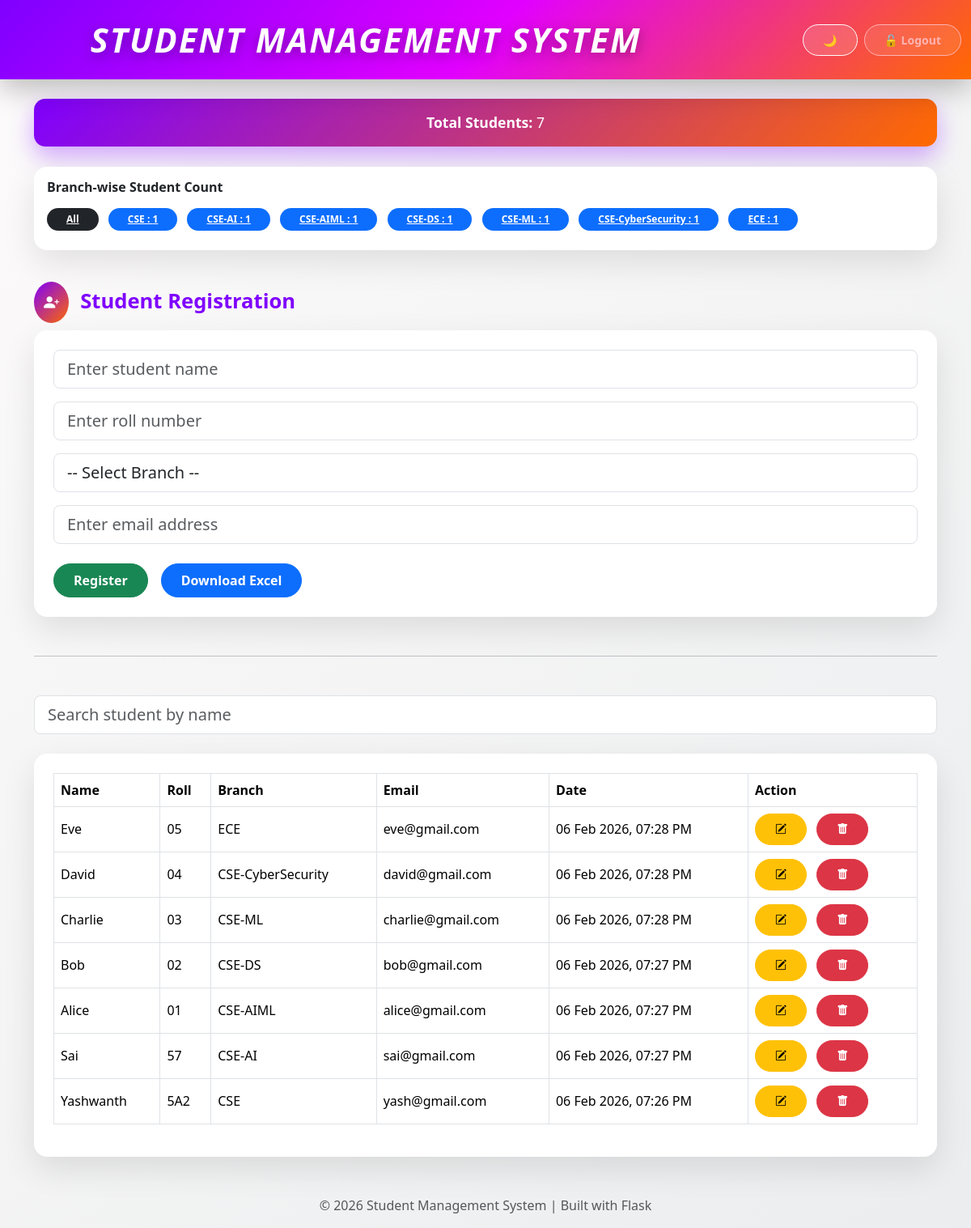
The page / (signed in) on the database as committed earlier.
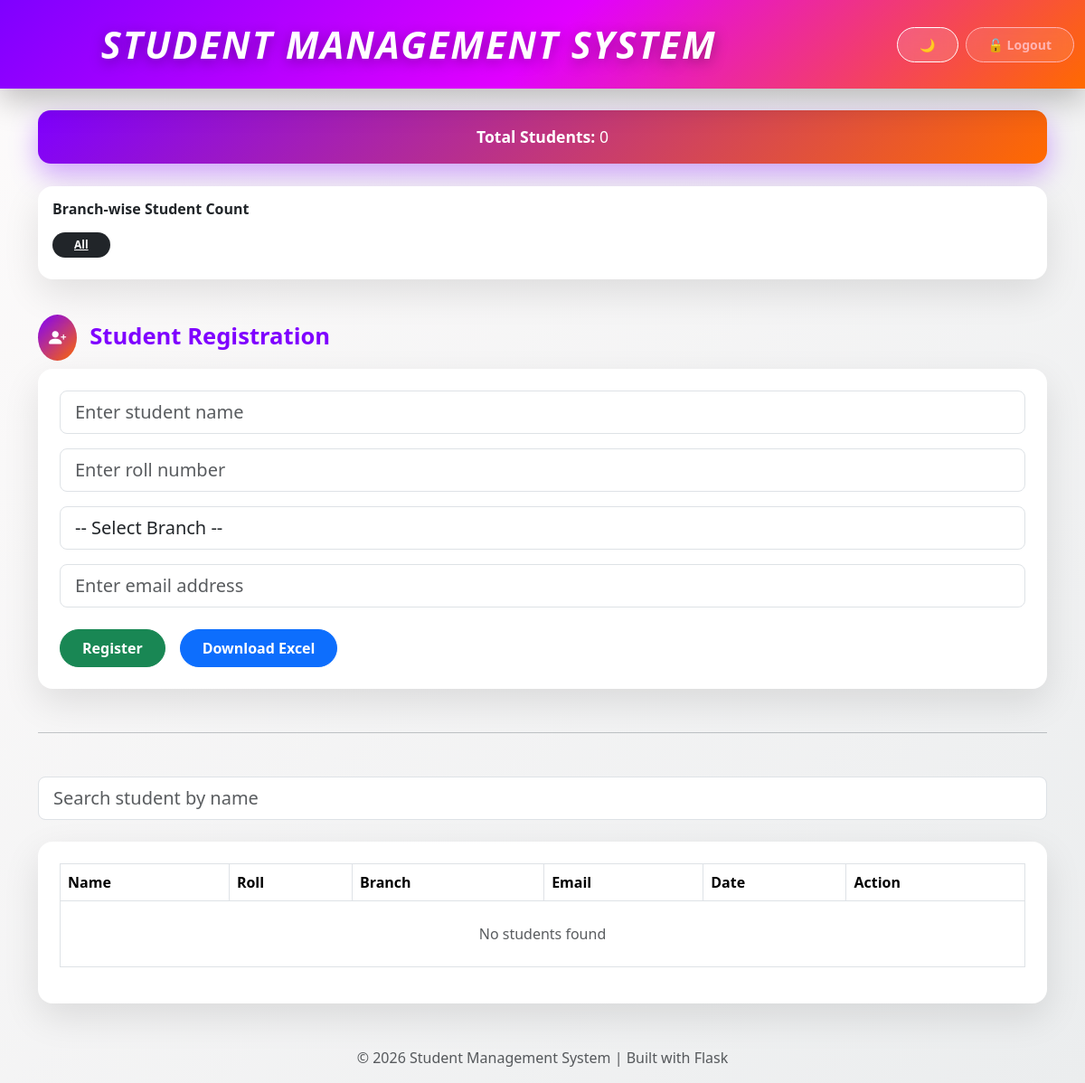
The same page on the database as committed later.
### app.py (models this page shows)
class Student(db.Model):
    id = db.Column(db.Integer, primary_key=True)
    name = db.Column(db.String(100), nullable=False)
    roll = db.Column(db.String(50), unique=True, nullable=False)
    branch = db.Column(db.String(100), nullable=False)
    email = db.Column(db.String(100), unique=True, nullable=False)
    created_at = db.Column(db.DateTime, default=datetime.now)

### app.py (the view, shortened to what this page needs)
@app.route("/", methods=["GET", "POST"])
def index():
    if not session.get("logged_in"):
        return redirect(url_for("login"))
    search = request.args.get("search")
    selected_branch = request.args.get("branch")
    query = Student.query
    if search:
        query = query.filter(Student.name.ilike(f"%{search}%"))
    if selected_branch:
        query = query.filter_by(branch=selected_branch)
    students = query.order_by(Student.created_at.desc()).all()
    all_students = Student.query.all()
    branch_counts = {}
    for s in all_students:
        branch_counts[s.branch] = branch_counts.get(s.branch, 0) + 1
    return render_template(
        "index.html",
        students=students,
        branch_counts=branch_counts,
        selected_branch=selected_branch
    )

### templates/index.html (shortened to what this page needs)
{% extends "base.html" %}
{% block content %}
<div class="stats-card text-center">
  <strong>Total Students:</strong> {{ students|length }}
</div>
<div class="card mb-5">
  <div class="card-body">
    <h6 class="fw-bold mb-3">Branch-wise Student Count</h6>
    <a href="{{ url_for('index') }}"
       class="badge rounded-pill me-2 mb-2 px-4 py-2
       {% if not selected_branch %} bg-dark {% else %} bg-secondary {% endif %}">
      All
    </a>
    {% for branch, count in branch_counts.items() %}
      <a href="{{ url_for('index', branch=branch) }}"
         class="badge rounded-pill me-2 mb-2 px-4 py-2
         {% if selected_branch == branch %} bg-success {% else %} bg-primary {% endif %}">
        {{ branch }} : {{ count }}
      </a>
    {% endfor %}
  </div>
</div>
<h3 class="section-title">
  <span class="icon-box">
    <i class="bi bi-person-plus-fill"></i>
  </span>
  Student Registration
</h3>
<div class="card mb-5">
  <div class="card-body p-4">
    <form method="POST">
      <div class="mb-3">
        <input class="form-control form-control-lg"
               name="name"
               placeholder="Enter student name"
               required autofocus>
      </div>
      <div class="mb-3">
        <input class="form-control form-control-lg"
               name="roll"
               placeholder="Enter roll number"
               required>
      </div>
      <div class="mb-3">
        <select class="form-control form-control-lg" name="branch" required>
          <option value="">-- Select Branch --</option>
        </select>
      </div>
      <div class="mb-4">
        <input class="form-control form-control-lg"
               name="email"
               type="email"
               placeholder="Enter email address"
               required>
      </div>
      <div class="d-flex flex-wrap gap-3">
        <button id="registerBtn"
                class="btn btn-success"
                onclick="showLoading(this)">
          Register
        </button>
        <a href="/download" class="btn btn-primary">
          Download Excel
        </a>
      </div>
    </form>
  </div>
</div>
<hr class="my-5">
<form method="GET" class="mb-4">
  <input class="form-control form-control-lg"
         name="search"
         placeholder="Search student by name">
</form>
<div class="card">
  <div class="card-body p-4">
    <div class="table-responsive">
      <table class="table table-bordered align-middle">
        <thead>
          <tr>
            <th>Name</th>
            <th>Roll</th>
            <th>Branch</th>
            <th>Email</th>
            <th>Date</th>
            <th>Action</th>
          </tr>
        </thead>
        <tbody>
        {% if students|length == 0 %}
          <tr>
            <td colspan="6" class="text-center text-muted py-4">
              No students found
            </td>
          </tr>
        {% else %}
          {% for s in students %}
          <tr>
            <td>{{ s.name }}</td>
            <td>{{ s.roll }}</td>
            <td>{{ s.branch }}</td>
            <td>{{ s.email }}</td>
            <td>{{ s.created_at.strftime("%d %b %Y, %I:%M %p") }}</td>
            <td>
              <a href="/edit/{{ s.id }}"
                 class="btn btn-warning btn-sm me-2">
                <i class="bi bi-pencil-square"></i>
              </a>
              <a href="/delete/{{ s.id }}"
                 onclick="return confirm('Are you sure you want to delete this student?')"
                 class="btn btn-danger btn-sm">
                <i class="bi bi-trash-fill"></i>
              </a>
            </td>
          </tr>
          {% endfor %}
        {% endif %}
        </tbody>
      </table>
    </div>
  </div>
</div>
{% endblock %}

### templates/base.html (shortened to what this page needs)
<!DOCTYPE html>
<html>
<head>
    <link href="https://cdn.jsdelivr.net/npm/bootstrap@5.3.2/dist/css/bootstrap.min.css" rel="stylesheet">
    <link rel="stylesheet" href="https://cdn.jsdelivr.net/npm/bootstrap-icons@1.11.1/font/bootstrap-icons.css">
    <link rel="stylesheet" href="{{ url_for('static', filename='style.css') }}">
</head>
<body class="main-bg">
<nav class="navbar navbar-expand-lg mb-4 main-navbar">
  <div class="container-fluid align-items-center">
    <div class="header-title mx-auto">
      Student Management System
    </div>
    <div class="d-flex gap-2 ms-auto">
      <button
        class="btn btn-sm theme-btn"
        onclick="toggleDarkMode()"
        aria-label="Toggle dark mode"
        title="Toggle Dark / Light Mode">
        🌙
      </button>
      <button
        class="btn btn-sm logout-btn"
        onclick="confirmLogout()"
        aria-label="Logout"
        title="Logout">
        🔓 Logout
      </button>
    </div>
  </div>
</nav>
<div class="container mt-4">
{% block content %}{% endblock %}
</div>
<footer class="text-center text-muted mt-5 mb-3">
  © 2026 Student Management System | Built with Flask
</footer>
</body>
</html>

### static/style.css (style rules this page uses)
html, body { min-height: 100%; font-family: "Segoe UI", "Poppins", sans-serif; }
body { background: linear-gradient(135deg, #fdfbfb, #ebedee); color: #1f2937; transition: all 0.3s ease; }
.main-navbar { background: linear-gradient( 135deg, #7f00ff, #e100ff, #ff6a00 ); padding: 18px 0; box-shadow: 0 12px 35px rgba(0,0,0,0.25); }
.header-title { font-size: 2.6rem; font-weight: 800; font-style: italic; letter-spacing: 2px; color: #ffffff; text-transform: uppercase; text-align: center; text-shadow: 0 4px 15px rgba(0,0,0,0.35); }
.theme-btn, .logout-btn { border-radius: 30px; padding: 6px 18px; font-weight: 600; backdrop-filter: blur(8px); }
.theme-btn { border: 1px solid #ffffff; color: #ffffff; background: rgba(255,255,255,0.15); }
.logout-btn { border: 1px solid #ffb4b4; color: #ffb4b4; background: rgba(255,255,255,0.1); }
.section-title { display: flex; align-items: center; font-size: 1.6rem; font-weight: 700; color: #7f00ff; margin: 30px 0 20px; }
.section-title i { margin-right: 14px; background: linear-gradient(135deg, #7f00ff, #ff6a00); color: white; padding: 12px; border-radius: 50%; font-size: 1.2rem; }
.stats-card { background: linear-gradient(135deg, #7f00ff, #ff6a00); color: white; padding: 16px 20px; border-radius: 14px; font-size: 1.1rem; box-shadow: 0 12px 30px rgba(127,0,255,0.35); margin-bottom: 25px; }
.card { background: #ffffff; border-radius: 16px; border: none; box-shadow: 0 15px 40px rgba(0,0,0,0.1); animation: fadeUp 0.6s ease; }
.btn { border-radius: 30px; font-weight: 600; padding: 8px 24px; }

Rows that differ between the two databases and show on the page:
removed Student: branch "CSE", id "1", name "Yashwanth", roll "5A2", email "yash@gmail.com", created_at "06 Feb 2026, 07:26 PM"
removed Student: branch "CSE-AI", count "1", name "Sai", roll "57", email "sai@gmail.com", created_at "06 Feb 2026, 07:27 PM"
removed Student: branch "CSE-AIML", count "1", name "Alice", roll "01", email "alice@gmail.com", created_at "06 Feb 2026, 07:27 PM"
removed Student: branch "CSE-DS", count "1", name "Bob", roll "02", email "bob@gmail.com", created_at "06 Feb 2026, 07:27 PM"
removed Student: branch "CSE-ML", count "1", name "Charlie", roll "03", email "charlie@gmail.com", created_at "06 Feb 2026, 07:28 PM"
removed Student: branch "CSE-CyberSecurity", count "1", name "David", roll "04", email "david@gmail.com", created_at "06 Feb 2026, 07:28 PM"
removed Student: branch "ECE", count "1", name "Eve", roll "05", email "eve@gmail.com", created_at "06 Feb 2026, 07:28 PM"
Other text that changed with them:
{{ students|length }}: "7" → "0"
text now shown: "No students found"
